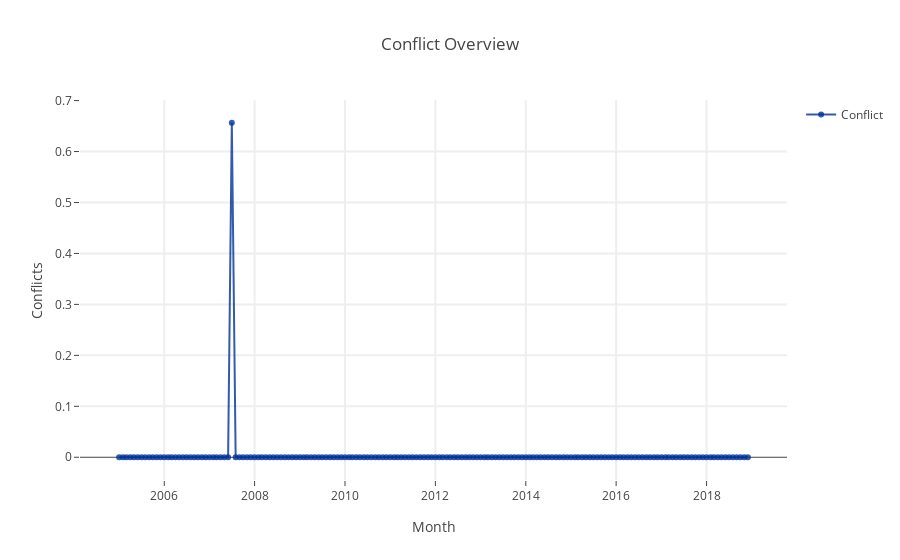

This figure's notebook cell:
### Markdown cell above
#### Visualization of Conflict Score by month

### Code cell
extendedDate = (conflictScoreMonth_df['ym'])
extendedDate = pd.to_datetime(extendedDate)

trace4 = go.Scatter(
    x = list(extendedDate),y = list(conflictScoreMonth_df.conflictscore),
    mode = 'lines+markers',name = 'Conflict',
    marker = dict(color = 'rgba(0, 51, 153, .8)'))

layout= go.Layout(title= 'Conflict Overview',hovermode= 'closest',
    xaxis= dict(title= 'Month',ticklen= 5,zeroline= True,gridwidth= 2),
    yaxis=dict(title= 'Conflicts',ticklen= 5,gridwidth= 2),
    showlegend= True)

data = [trace4]

plotly.offline.init_notebook_mode(connected=True)
plotly.offline.iplot({"data": data,"layout": layout})

### Figure 1 — Plotly figure (JSON) as saved in the notebook; plotly's stock layout.template omitted (floating-point values rounded to 4 significant figures; data arrays with more than 128 entries replaced by an {"elided": "..."} marker saying what was removed)
{"data": [{"marker": {"color": "rgba(0, 51, 153, .8)"}, "mode": "lines+markers", "name": "Conflict", "type": "scatter", "x": {"elided": "168 str values"}, "y": {"elided": "168 float values"}}], "layout": {"hovermode": "closest", "showlegend": true, "title": "Conflict Overview", "xaxis": {"gridwidth": 2, "ticklen": 5, "title": "Month", "zeroline": true}, "yaxis": {"gridwidth": 2, "ticklen": 5, "title": "Conflicts"}}}
